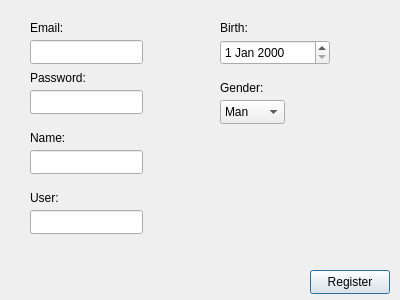
<?xml version="1.0" encoding="UTF-8"?>
<ui version="4.0">
 <class>RegisterWindow</class>
 <widget class="QDialog" name="RegisterWindow">
  <property name="geometry">
   <rect>
    <x>0</x>
    <y>0</y>
    <width>400</width>
    <height>300</height>
   </rect>
  </property>
  <property name="windowTitle">
   <string>Dialog</string>
  </property>
  <widget class="QLineEdit" name="emailLineEdit">
   <property name="geometry">
    <rect>
     <x>30</x>
     <y>40</y>
     <width>113</width>
     <height>24</height>
    </rect>
   </property>
  </widget>
  <widget class="QLineEdit" name="passwordLineEdit">
   <property name="geometry">
    <rect>
     <x>30</x>
     <y>90</y>
     <width>113</width>
     <height>24</height>
    </rect>
   </property>
  </widget>
  <widget class="QLineEdit" name="nombreLineEdit">
   <property name="geometry">
    <rect>
     <x>30</x>
     <y>150</y>
     <width>113</width>
     <height>24</height>
    </rect>
   </property>
  </widget>
  <widget class="QLineEdit" name="usuarioLineEdit">
   <property name="geometry">
    <rect>
     <x>30</x>
     <y>210</y>
     <width>113</width>
     <height>24</height>
    </rect>
   </property>
  </widget>
  <widget class="QDateEdit" name="fechaNacimientoEdit">
   <property name="geometry">
    <rect>
     <x>220</x>
     <y>40</y>
     <width>110</width>
     <height>25</height>
    </rect>
   </property>
  </widget>
  <widget class="QComboBox" name="generoComboBox">
   <property name="geometry">
    <rect>
     <x>220</x>
     <y>100</y>
     <width>65</width>
     <height>24</height>
    </rect>
   </property>
   <item>
    <property name="text">
     <string>Man</string>
    </property>
   </item>
   <item>
    <property name="text">
     <string>Women</string>
    </property>
   </item>
   <item>
    <property name="text">
     <string>Other</string>
    </property>
   </item>
  </widget>
  <widget class="QPushButton" name="registerConfirmButton">
   <property name="geometry">
    <rect>
     <x>310</x>
     <y>270</y>
     <width>80</width>
     <height>24</height>
    </rect>
   </property>
   <property name="text">
    <string>Register</string>
   </property>
  </widget>
  <widget class="QLabel" name="label">
   <property name="geometry">
    <rect>
     <x>30</x>
     <y>20</y>
     <width>49</width>
     <height>16</height>
    </rect>
   </property>
   <property name="text">
    <string>Email:</string>
   </property>
  </widget>
  <widget class="QLabel" name="label_2">
   <property name="geometry">
    <rect>
     <x>30</x>
     <y>70</y>
     <width>61</width>
     <height>16</height>
    </rect>
   </property>
   <property name="text">
    <string>Password:</string>
   </property>
  </widget>
  <widget class="QLabel" name="label_3">
   <property name="geometry">
    <rect>
     <x>30</x>
     <y>130</y>
     <width>61</width>
     <height>16</height>
    </rect>
   </property>
   <property name="text">
    <string>Name:</string>
   </property>
  </widget>
  <widget class="QLabel" name="label_4">
   <property name="geometry">
    <rect>
     <x>30</x>
     <y>190</y>
     <width>61</width>
     <height>16</height>
    </rect>
   </property>
   <property name="text">
    <string>User:</string>
   </property>
  </widget>
  <widget class="QLabel" name="label_5">
   <property name="geometry">
    <rect>
     <x>220</x>
     <y>20</y>
     <width>49</width>
     <height>16</height>
    </rect>
   </property>
   <property name="text">
    <string>Birth:</string>
   </property>
  </widget>
  <widget class="QLabel" name="label_6">
   <property name="geometry">
    <rect>
     <x>220</x>
     <y>80</y>
     <width>49</width>
     <height>16</height>
    </rect>
   </property>
   <property name="text">
    <string>Gender:</string>
   </property>
  </widget>
 </widget>
 <resources/>
 <connections/>
</ui>
